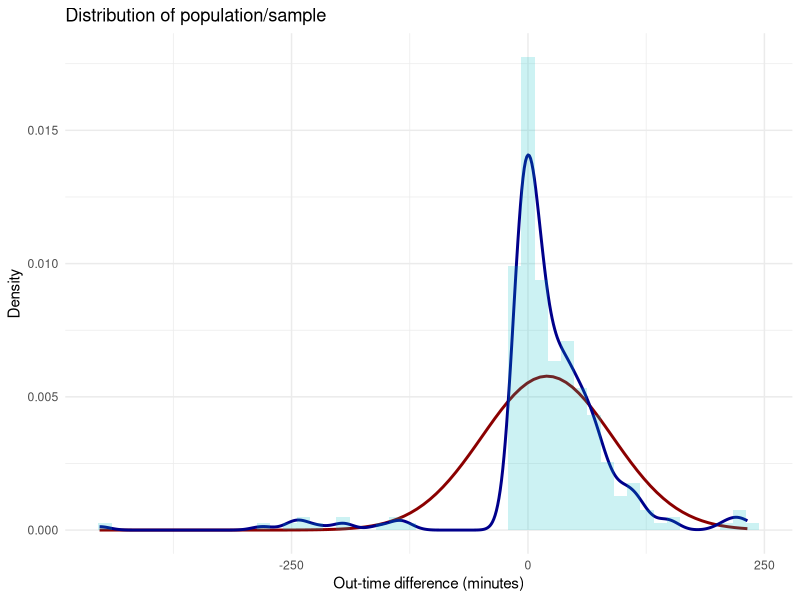
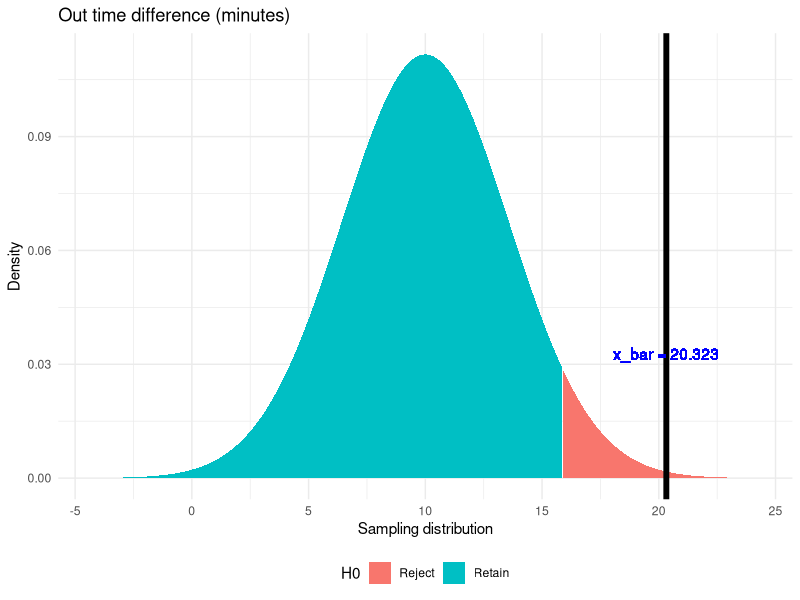
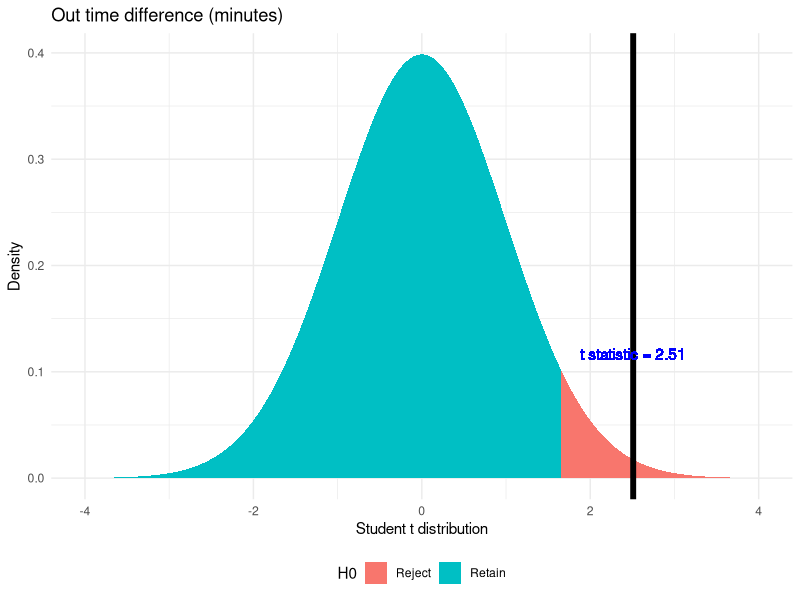

Generate these figures, in order, with R:
## ---- chunk 1
knitr::opts_chunk$set(message = FALSE, warning = FALSE)
library(dplyr)
library(lubridate)
library(ggplot2)
library(MASS)
set.seed(0512)
## ---- chunk 2
setwd('..\\data')
attendance <- read.csv("Attendance_Detail.csv")
## ---- chunk 3
attendance <- attendance %>% 
  filter(Was.at.Work) %>% 
  mutate(in.time.dmy.hm = dmy_hm(paste(Attendance.Date, In.Time)),
         out.time.dmy.hm = dmy_hm(paste(Attendance.Date, Last.Out.Time)),
         post.midnight = (out.time.dmy.hm - in.time.dmy.hm < 0))
attendance$Attendance.Date <- dmy(attendance$Attendance.Date)
attendance$out.time.dmy.hm[attendance$post.midnight] <- attendance$out.time.dmy.hm[attendance$post.midnight] + days(1)
attendance <- attendance %>% mutate(hours.worked = out.time.dmy.hm - in.time.dmy.hm)
attendance$policy.in.time <- 'char'
msu.intime <- attendance$Attendance.Date > dmy('4/8/2017') & attendance$Attendance.Date <= dmy('17/12/2017')
walmart.intime <- attendance$Attendance.Date > dmy('17/12/2017') & attendance$Attendance.Date <= dmy('30/4/2018')
walmart.buffer.intime <- attendance$Attendance.Date > dmy('30/4/2018') & attendance$Attendance.Date <= dmy('8/6/2018')
walmart.daylight.savings.intime <- attendance$Attendance.Date >= dmy('11/6/2018')
attendance$policy.in.time[msu.intime] <- '1:00 PM'
attendance$policy.in.time[walmart.buffer.intime] <- '1:30 PM'
attendance$policy.in.time[walmart.intime] <- '1:15 PM'
attendance$policy.in.time[walmart.daylight.savings.intime] <- '12:00 PM'
attendance <- attendance %>% 
  mutate(policy.in.time.dmy.hm = ymd_hm(paste(Attendance.Date, policy.in.time))) %>% 
  mutate(policy.out.time.dmy.hm = policy.in.time.dmy.hm + hours(9)) %>% 
  mutate(diff.in.time = difftime(policy.in.time.dmy.hm, in.time.dmy.hm, units = 'mins'),
         diff.out.time = difftime(out.time.dmy.hm, policy.out.time.dmy.hm, units = 'mins'))
## ---- chunk 4
ggplot(attendance,aes(x = as.numeric(diff.out.time))) +
  stat_function(fun = dnorm, color="darkred",  size = 1,
                args = list(mean = mean(as.numeric(attendance$diff.out.time)),
                                         sd = sd(as.numeric(attendance$diff.out.time)) )) +
  geom_density(aes(y=..density..), color="darkblue",  size = 1)+
  geom_histogram(aes(y=..density..), bins = 50, fill = "#00BFC4", alpha = 0.2) +
  labs(x = 'Out-time difference (minutes)', y='Density', title = 'Distribution of population/sample') +
  theme_minimal()
## ---- chunk 5
x_bar <-  mean(attendance$diff.out.time)
cat('x_bar = ', x_bar)
## ---- chunk 6
# Functions used for z-test

z.test.pop = function(data_list, pop.mean, pop.sd, alternative){
  # Function for finding z and p value
  z.score <- (mean(data_list)-pop.mean)/(pop.sd/sqrt(length(data_list)))
  
  is.left <- if_else(alternative %in% c('two.tailed', 'less'),TRUE,if_else(alternative == 'greater', FALSE, NA))
  one.tail.p <- pnorm(z.score,lower.tail = is.left)
  cat("z-value is: ",z.score,"\n")
  cat("p value is:", one.tail.p,"\n")
}
plot_z_hypothesis <- function(data_list, pop.mean=0, pop.sd=1, alternative = 'two.sided', alpha = 0.05,
                              label = 'Sampling distribution',title = 'z-test'){
  # Finding population mean
  x_bar <- mean(data_list)
  n <- length(data_list)
  
  # Creating a sample normal distribution
  range <- seq(pop.mean - 4*pop.sd/sqrt(n), pop.mean + 4*pop.sd/sqrt(n), by = (pop.sd/sqrt(n))*0.001)
  norm.dist <- data.frame(range = range, dist = dnorm(x = range, mean = pop.mean, sd = pop.sd/sqrt(n))) %>% 
    dplyr::mutate(H0 = case_when(alternative == 'two.sided' ~ if_else((range <= qnorm(p = 1-alpha/2,
                                                                                      mean = pop.mean,
                                                                                      sd = pop.sd/sqrt(n),
                                                                                      lower.tail = TRUE)) & 
                                                                        (range >= qnorm(p = 1-alpha/2, 
                                                                                        mean = pop.mean, 
                                                                                        sd = pop.sd/sqrt(n), 
                                                                                        lower.tail = FALSE)),
                                                                      'Retain', 'Reject'),
                                         alternative == 'greater' ~ if_else(range <= qnorm(p = 1-alpha, 
                                                                                           mean = pop.mean, 
                                                                                           sd = pop.sd/sqrt(n), 
                                                                                           lower.tail = TRUE),
                                                                            'Retain', 'Reject'),
                                         alternative == 'less' ~ if_else(range >= qnorm(p = 1-alpha, 
                                                                                        mean = pop.mean, 
                                                                                        sd = pop.sd/sqrt(n), 
                                                                                        lower.tail = FALSE),
                                                                         'Retain', 'Reject')))
  # Plotting sampling distribution and x_bar value with cutoff
  ggplot(data = norm.dist, aes(x = range,y = dist)) +
    geom_area(aes(fill = H0)) +
    scale_color_manual(drop = TRUE, values = c('Retain' = "#00BFC4", 'Reject' = "#F8766D"), aesthetics = 'fill') +
    geom_vline(xintercept = x_bar, size = 2) +
    geom_text(aes(x = x_bar, label = paste0('x_bar = ', round(x_bar,3)), y = mean(dist)), colour="blue", vjust = 1.2) +
    labs(x = label, y='Density',  title = title) +
    theme_minimal()+theme(legend.position="bottom")
}
## ---- chunk 7
z.test.pop(data_list = attendance$diff.out.time, pop.mean = 10, pop.sd = 60, alternative = 'greater')
plot_z_hypothesis(data_list = attendance$diff.out.time, pop.mean = 10, pop.sd = 60, alternative = 'greater',
                  title = 'Out time difference (minutes)')
## ---- chunk 8
cat('sd = ', sd(attendance$diff.out.time),'\n')
## ---- chunk 9
# Functions used for t-test

t.plot <- function(pop.mean=0, alternative = 'two.sided', alpha = 0.05, t.score, df,
                              label = 'Student t distribution',title = 't-test'){
  # Creating a sample normal distribution
  range <- seq(pop.mean - 4, pop.mean + 4, by = 0.001)
  t.dist <- data.frame(range = range, dist = dt(x = range, ncp = pop.mean, df = df)) %>% 
    dplyr::mutate(H0 = case_when(alternative == 'two.sided' ~ if_else((range <= qt(p = 1-alpha/2,
                                                                                      ncp = pop.mean,
                                                                                      df = df,
                                                                                      lower.tail = TRUE)) & 
                                                                        (range >= qt(p = 1-alpha/2, 
                                                                                        ncp = pop.mean, 
                                                                                        df = df,
                                                                                        lower.tail = FALSE)),
                                                                      'Retain', 'Reject'),
                                         alternative == 'greater' ~ if_else(range <= qt(p = 1-alpha, 
                                                                                           ncp = pop.mean, 
                                                                                           df = df,
                                                                                           lower.tail = TRUE),
                                                                            'Retain', 'Reject'),
                                         alternative == 'less' ~ if_else(range >= qt(p = 1-alpha, 
                                                                                        ncp = pop.mean, 
                                                                                        df = df, 
                                                                                        lower.tail = FALSE),
                                                                         'Retain', 'Reject')))
  # Plotting sampling distribution and x_bar value with cutoff
  ggplot(data = t.dist, aes(x = range,y = dist)) +
    geom_area(aes(fill = H0)) +
    scale_color_manual(drop = TRUE, values = c('Retain' = "#00BFC4", 'Reject' = "#F8766D"), aesthetics = 'fill') +
    geom_vline(xintercept = t.score, size = 2) +
    geom_text(aes(x = t.score, label = paste0('t statistic = ', round(t.score,3)), y = mean(dist)), colour="blue", vjust = 1.2) +
    labs(x = label, y='Density',  title = title) +
    theme_minimal()+theme(legend.position="bottom")
}
## ---- chunk 10
t_soln <- t.test(attendance$diff.out.time,mu = 10, alternative = 'greater')
t.plot(t.score = t_soln$statistic, df = t_soln$parameter, alternative = 'greater',
                  title = 'Out time difference (minutes)')
print(t_soln)
